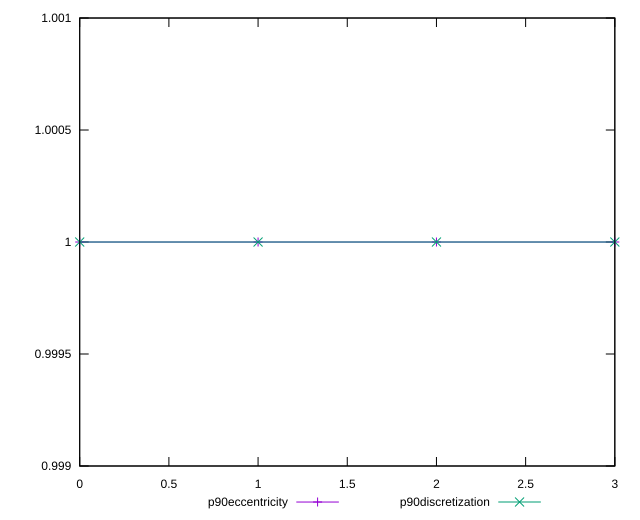

Source code (gnuplot):
reset

$p90Eccentricity <<EOF
0 1
1 1.0000000000000002
2 1.0000000000000002
3 1.0000000000000004
EOF

$p90Discretization <<EOF
0 1
1 1
2 1
3 1
EOF

set key outside below
set xrange [0:3]
set yrange [0.999:1.0010000000000003]
set trange [0.999:1.0010000000000003]
set terminal svg size 640, 520 enhanced background rgb 'white'
set output "reports/report_00030_2021-02-24T20-42-31.540Z/mainthread-work-breakdown/progression/eccentricity.svg"

plot $p90Eccentricity title "p90eccentricity" with linespoints, \
     $p90Discretization title "p90discretization" with linespoints

reset
